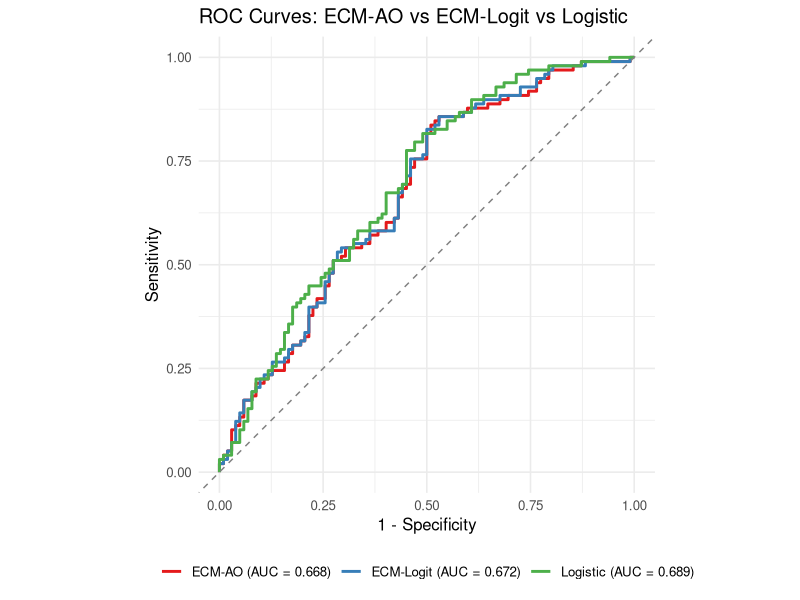

Reproduce this figure in R.
## ============================================================
## Robustness under Model Misspecification:
## True data = 2D Beta mixture; Estimation assumes Gaussian mixture
## ============================================================

set.seed(2025)
suppressPackageStartupMessages({
  library(mvtnorm)
  library(stats)
  library(pROC)
  library(ggplot2)
  library(dplyr)
  library(RColorBrewer)
})

## =========================
## 0) Preparation: 2D Beta mixture + MAR missingness
## =========================

# ---- Parameters ----
n  <- 200           # sample size
d  <- 2             # dimension
pi <- c(0.5, 0.5)   # mixing proportions

# Two-component 2D Beta parameters (independent across coords), support in [0,1]^2
# component 1: mean ~ (0.375, 0.625), component 2: mean ~ (0.625, 0.375)
param1 <- list(alpha = c(3, 5), beta = c(5, 3))
param2 <- list(alpha = c(5, 3), beta = c(3, 5))

# numeric guard for [0,1]
clip01 <- function(x, eps = 1e-9) pmin(pmax(x, eps), 1 - eps)

# ---- Posterior probability under 2D Beta mixture (for margin only) ----
posterior_prob <- function(y, pi, param1, param2) {
  y <- clip01(y)
  d1 <- dbeta(y[1], param1$alpha[1], param1$beta[1]) *
    dbeta(y[2], param1$alpha[2], param1$beta[2])
  d2 <- dbeta(y[1], param2$alpha[1], param2$beta[1]) *
    dbeta(y[2], param2$alpha[2], param2$beta[2])
  f1 <- d1 * pi[1]; f2 <- d2 * pi[2]
  f1 / (f1 + f2)
}

# ---- Margin confidence function ----
margin_conf <- function(y) {
  tau1 <- posterior_prob(y, pi, param1, param2)
  abs(2 * tau1 - 1)
}

# ---- Generate data with margin confidence in [0, 0.6] (hard set) ----
sample_data <- function(n, pi, param1, param2) {
  out <- matrix(NA_real_, nrow = 0, ncol = 3)
  while (nrow(out) < n) {
    z <- sample(1:2, 1, prob = pi)
    if (z == 1) {
      y1 <- rbeta(1, param1$alpha[1], param1$beta[1])
      y2 <- rbeta(1, param1$alpha[2], param1$beta[2])
    } else {
      y1 <- rbeta(1, param2$alpha[1], param2$beta[1])
      y2 <- rbeta(1, param2$alpha[2], param2$beta[2])
    }
    y  <- clip01(c(y1, y2))
    mc <- margin_conf(y)
    if (mc >= 0 && mc <= 0.6) out <- rbind(out, c(y, z))
  }
  colnames(out) <- c("x1","x2","label")
  as.data.frame(out)
}

# Generate
data    <- sample_data(n, pi, param1, param2)
data$mc <- apply(data[, c("x1","x2")], 1, margin_conf)

# ---- Aranda–Ordaz missingness (asymmetric form) ----
ao_inv <- function(eta, lambda) {
  q <- 1 - (1 + lambda * exp(eta))^(-1/lambda)
  pmin(pmax(q, 1e-12), 1 - 1e-12)
}
q_aranda_ordaz <- function(delta2, alpha0, alpha1, lambda) ao_inv(alpha0 + alpha1 * delta2, lambda)
calibrate_alpha0 <- function(delta2, alpha1, lambda, target) {
  f <- function(a0) mean(q_aranda_ordaz(delta2, a0, alpha1, lambda)) - target
  uniroot(f, c(-50, 50))$root
}

delta2 <- data$mc^2
lambda0 <- 2
alpha1_0 <- -6
target_missing <- 0.7
alpha0_0 <- calibrate_alpha0(delta2, alpha1_0, lambda0, target_missing)
q_miss <- q_aranda_ordaz(delta2, alpha0_0, alpha1_0, lambda0)

# ---- Store true labels & apply missingness ----
data$label_true    <- as.integer(data$label)
data$label_missing <- rbinom(nrow(data), 1, q_miss)
data$q_miss        <- q_miss
data$label[data$label_missing == 1] <- NA_integer_  # observed labels with NA

## =========================
## 1) Building blocks for ECM (Gaussian assumption)
## =========================

# Vectorized MVN density
dmvprod <- function(Y, mu, Sigma) mvtnorm::dmvnorm(Y, mean = mu, sigma = Sigma)

# Responsibilities and margin delta (K=2)
compute_tau_delta <- function(Y, pis, mus, Sigmas) {
  f1 <- dmvprod(Y, mus[[1]], Sigmas[[1]]) * pis[1]
  f2 <- dmvprod(Y, mus[[2]], Sigmas[[2]]) * pis[2]
  denom <- pmax(f1 + f2, 1e-300)
  tau1 <- f1 / denom
  tau2 <- f2 / denom
  delta <- abs(2 * tau1 - 1)
  list(tau = cbind(tau1, tau2), delta = delta)
}

# Incomplete-data log-likelihood for mixture
ig_loglik <- function(Y, pis, mus, Sigmas, z_obs) {
  f1 <- dmvprod(Y, mus[[1]], Sigmas[[1]]) * pis[1]
  f2 <- dmvprod(Y, mus[[2]], Sigmas[[2]]) * pis[2]
  ll <- numeric(nrow(Y))
  obs_id <- which(!is.na(z_obs))
  mis_id <- which(is.na(z_obs))
  if (length(obs_id) > 0) {
    k1 <- which(z_obs[obs_id] == 1)
    k2 <- which(z_obs[obs_id] == 2)
    if (length(k1) > 0) ll[obs_id[k1]] <- log(pmax(f1[obs_id[k1]], 1e-300))
    if (length(k2) > 0) ll[obs_id[k2]] <- log(pmax(f2[obs_id[k2]], 1e-300))
  }
  if (length(mis_id) > 0) ll[mis_id] <- log(pmax(f1[mis_id] + f2[mis_id], 1e-300))
  sum(ll)
}

# AO-link NLL for alpha
miss_negloglik_alpha <- function(par_alpha, delta2, m, lambda) {
  q <- ao_inv(par_alpha[1] + par_alpha[2] * delta2, lambda)
  -sum((1 - m)*log(1 - q) + m*log(q))
}

## ---- pack/unpack theta for CM1 ----
pack_theta <- function(pis, mus, Sigmas) {
  d <- length(mus[[1]])
  s <- qlogis(pis[1])  # pis[2] = 1 - pis[1]
  L1 <- chol(Sigmas[[1]]); L2 <- chol(Sigmas[[2]])
  L1v <- c(L1[lower.tri(L1, diag = TRUE)])
  L2v <- c(L2[lower.tri(L2, diag = TRUE)])
  log_diag <- function(Lv) { idx <- cumsum(1:d); Lv[idx] <- log(Lv[idx]); Lv }
  c(s, mus[[1]], mus[[2]], log_diag(L1v), log_diag(L2v))
}

unpack_theta <- function(theta_vec, d) {
  s <- theta_vec[1]; off <- 2
  mu1 <- theta_vec[off:(off+d-1)]; off <- off + d
  mu2 <- theta_vec[off:(off+d-1)]; off <- off + d
  Llen <- d*(d+1)/2
  L1v <- theta_vec[off:(off+Llen-1)]; off <- off + Llen
  L2v <- theta_vec[off:(off+Llen-1)]
  toL <- function(Lv) {
    L <- matrix(0, d, d)
    L[lower.tri(L, diag = TRUE)] <- Lv
    for (i in 1:d) L[i,i] <- exp(L[i,i])
    L
  }
  L1 <- toL(L1v); L2 <- toL(L2v)
  S1 <- L1 %*% t(L1); S2 <- L2 %*% t(L2)
  pi1 <- plogis(s); list(pis = c(pi1, 1 - pi1), mus = list(mu1, mu2), Sigmas = list(S1, S2))
}

# Joint objective (CM1): -(ig_loglik + ll_miss) w.r.t theta (AO link)
joint_negloglik_theta <- function(theta_vec, Y, z_obs, m, alpha0, alpha1, lambda) {
  d <- ncol(Y)
  pars <- unpack_theta(theta_vec, d)
  comp <- compute_tau_delta(Y, pars$pis, pars$mus, pars$Sigmas)
  tau <- comp$tau; delta <- comp$delta
  if (any(m == 0L)) {
    tau[cbind(which(m == 0L), z_obs[m == 0L])] <- 1
    tau[cbind(which(m == 0L), 3 - z_obs[m == 0L])] <- 0
  }
  ll_ig <- ig_loglik(Y, pars$pis, pars$mus, pars$Sigmas, z_obs)
  q_now <- ao_inv(alpha0 + alpha1 * (delta^2), lambda)
  ll_miss <- sum((1 - m)*log(1 - q_now) + m*log(q_now))
  -(ll_ig + ll_miss)
}

## =========================
## 2) ECM with strict CM1 + lambda estimation (AO link)
## =========================
ECM_GMM_MAR <- function(Y, z_obs, lambda_init = 0.5, estimate_lambda = TRUE,
                        max_iter = 200, tol = 1e-6, ridge = 1e-6, verbose = TRUE) {
  n <- nrow(Y); d <- ncol(Y); K <- 2; stopifnot(K == 2)
  m <- ifelse(is.na(z_obs), 1L, 0L)  # 1=missing, 0=observed
  
  # init via kmeans
  km <- kmeans(Y, centers = K, nstart = 10)
  pis <- as.numeric(table(km$cluster) / n)
  mus <- list(colMeans(Y[km$cluster == 1, , drop = FALSE]),
              colMeans(Y[km$cluster == 2, , drop = FALSE]))
  Sigmas <- list(cov(Y[km$cluster == 1, , drop = FALSE]) + diag(ridge, d),
                 cov(Y[km$cluster == 2, , drop = FALSE]) + diag(ridge, d))
  
  # init missingness params
  lambda <- lambda_init
  comp0 <- compute_tau_delta(Y, pis, mus, Sigmas); delta2 <- comp0$delta^2
  alpha1 <- -4; target <- mean(m)
  cal_fn <- function(a0) mean(ao_inv(a0 + alpha1*delta2, lambda)) - target
  alpha0 <- tryCatch(uniroot(cal_fn, c(-50, 50))$root, error = function(e) 0)
  
  loglik_trace <- numeric(max_iter)
  for (t in 1:max_iter) {
    comp <- compute_tau_delta(Y, pis, mus, Sigmas)
    delta2 <- comp$delta^2
    
    # CM1: strict joint update of mixture theta
    theta0 <- pack_theta(pis, mus, Sigmas)
    opt_theta <- optim(
      par = theta0,
      fn = joint_negloglik_theta,
      Y = Y, z_obs = z_obs, m = m, alpha0 = alpha0, alpha1 = alpha1, lambda = lambda,
      method = "BFGS", control = list(maxit = 300, reltol = 1e-7)
    )
    pars_upd <- unpack_theta(opt_theta$par, d)
    pis <- pars_upd$pis; mus <- pars_upd$mus; Sigmas <- pars_upd$Sigmas
    
    # update (alpha, lambda)
    comp <- compute_tau_delta(Y, pis, mus, Sigmas); delta2 <- comp$delta^2
    opt_alpha <- optim(par = c(alpha0, alpha1), fn = miss_negloglik_alpha,
                       delta2 = delta2, m = m, lambda = lambda,
                       method = "BFGS", control = list(maxit = 300))
    alpha0_new <- opt_alpha$par[1]; alpha1_new <- opt_alpha$par[2]
    
    if (estimate_lambda) {
      prof_fn_t <- function(tval) {
        lmb <- exp(tval)
        op <- optim(c(alpha0_new, alpha1_new), miss_negloglik_alpha,
                    delta2 = delta2, m = m, lambda = lmb,
                    method = "BFGS", control = list(maxit = 300))
        op$value
      }
      grid_t <- seq(log(0.05), log(8), length.out = 31)
      vals <- sapply(grid_t, prof_fn_t)
      t0 <- grid_t[which.min(vals)]
      opt_t <- optimize(prof_fn_t, c(t0 - 1, t0 + 1))
      lambda <- exp(opt_t$minimum)
      
      opt_alpha <- optim(par = c(alpha0_new, alpha1_new), miss_negloglik_alpha,
                         delta2 = delta2, m = m, lambda = lambda,
                         method = "BFGS", control = list(maxit = 300))
      alpha0_new <- opt_alpha$par[1]; alpha1_new <- opt_alpha$par[2]
    }
    
    alpha0 <- alpha0_new; alpha1 <- alpha1_new
    
    # loglik
    ll_ig <- ig_loglik(Y, pis, mus, Sigmas, z_obs)
    q_now <- ao_inv(alpha0 + alpha1*delta2, lambda)
    ll_miss <- sum((1 - m)*log(1 - q_now) + m*log(q_now))
    loglik_trace[t] <- ll_ig + ll_miss
    
    if (verbose && (t %% 5 == 0)) {
      message(sprintf("AO Iter %d | loglik = %.4f | lambda = %.4f | alpha=(%.4f, %.4f) | pi=(%.3f, %.3f)",
                      t, loglik_trace[t], lambda, alpha0, alpha1, pis[1], pis[2]))
    }
    if (t > 1 && abs(loglik_trace[t] - loglik_trace[t-1]) < tol) {
      loglik_trace <- loglik_trace[1:t]; break
    }
  }
  
  comp <- compute_tau_delta(Y, pis, mus, Sigmas)
  list(pis = pis, mus = mus, Sigmas = Sigmas,
       alpha = c(alpha0 = alpha0, alpha1 = alpha1),
       lambda = lambda, tau = comp$tau, delta = comp$delta,
       loglik = loglik_trace)
}

## =========================
## 2b) ECM with strict CM1 (Logit link for missingness)
## =========================

logistic_inv <- function(eta) pmin(pmax(1/(1+exp(-eta)), 1e-12), 1 - 1e-12)
miss_negloglik_alpha_logit <- function(par_alpha, delta2, m) {
  q <- logistic_inv(par_alpha[1] + par_alpha[2]*delta2)
  -sum((1 - m)*log(1 - q) + m*log(q))
}
joint_negloglik_theta_logit <- function(theta_vec, Y, z_obs, m, alpha0, alpha1) {
  d <- ncol(Y); pars <- unpack_theta(theta_vec, d)
  comp <- compute_tau_delta(Y, pars$pis, pars$mus, pars$Sigmas)
  tau <- comp$tau; delta <- comp$delta
  if (any(m == 0L)) {
    tau[cbind(which(m == 0L), z_obs[m == 0L])] <- 1
    tau[cbind(which(m == 0L), 3 - z_obs[m == 0L])] <- 0
  }
  ll_ig <- ig_loglik(Y, pars$pis, pars$mus, pars$Sigmas, z_obs)
  q_now <- logistic_inv(alpha0 + alpha1*(delta^2))
  ll_miss <- sum((1 - m)*log(1 - q_now) + m*log(q_now))
  -(ll_ig + ll_miss)
}
ECM_GMM_MAR_LOGIT <- function(Y, z_obs,
                              max_iter = 200, tol = 1e-6, ridge = 1e-6, verbose = TRUE) {
  n <- nrow(Y); d <- ncol(Y); K <- 2; stopifnot(K == 2)
  m <- ifelse(is.na(z_obs), 1L, 0L)
  km <- kmeans(Y, centers = K, nstart = 10)
  pis <- as.numeric(table(km$cluster) / n)
  mus <- list(colMeans(Y[km$cluster == 1, , drop = FALSE]),
              colMeans(Y[km$cluster == 2, , drop = FALSE]))
  Sigmas <- list(cov(Y[km$cluster == 1, , drop = FALSE]) + diag(ridge, d),
                 cov(Y[km$cluster == 2, , drop = FALSE]) + diag(ridge, d))
  
  comp0 <- compute_tau_delta(Y, pis, mus, Sigmas); delta2 <- comp0$delta^2
  alpha1 <- -4; target <- mean(m)
  cal_fn <- function(a0) mean(logistic_inv(a0 + alpha1*delta2)) - target
  alpha0 <- tryCatch(uniroot(cal_fn, c(-50, 50))$root, error = function(e) 0)
  
  loglik_trace <- numeric(max_iter)
  for (t in 1:max_iter) {
    comp <- compute_tau_delta(Y, pis, mus, Sigmas); delta2 <- comp$delta^2
    theta0 <- pack_theta(pis, mus, Sigmas)
    opt_theta <- optim(theta0, joint_negloglik_theta_logit,
                       Y = Y, z_obs = z_obs, m = m, alpha0 = alpha0, alpha1 = alpha1,
                       method = "BFGS", control = list(maxit = 300, reltol = 1e-7))
    pars_upd <- unpack_theta(opt_theta$par, d)
    pis <- pars_upd$pis; mus <- pars_upd$mus; Sigmas <- pars_upd$Sigmas
    
    comp <- compute_tau_delta(Y, pis, mus, Sigmas); delta2 <- comp$delta^2
    opt_alpha <- optim(c(alpha0, alpha1), miss_negloglik_alpha_logit,
                       delta2 = delta2, m = m, method = "BFGS", control = list(maxit = 300))
    alpha0 <- opt_alpha$par[1]; alpha1 <- opt_alpha$par[2]
    
    ll_ig <- ig_loglik(Y, pis, mus, Sigmas, z_obs)
    q_now <- logistic_inv(alpha0 + alpha1*delta2)
    ll_miss <- sum((1 - m)*log(1 - q_now) + m*log(q_now))
    loglik_trace[t] <- ll_ig + ll_miss
    
    if (verbose && (t %% 5 == 0)) {
      message(sprintf("LOGIT Iter %d | loglik = %.4f | alpha=(%.4f, %.4f) | pi=(%.3f, %.3f)",
                      t, loglik_trace[t], alpha0, alpha1, pis[1], pis[2]))
    }
    if (t > 1 && abs(loglik_trace[t] - loglik_trace[t-1]) < tol) {
      loglik_trace <- loglik_trace[1:t]; break
    }
  }
  
  comp <- compute_tau_delta(Y, pis, mus, Sigmas)
  list(pis = pis, mus = mus, Sigmas = Sigmas, alpha = c(alpha0 = alpha0, alpha1 = alpha1),
       tau = comp$tau, delta = comp$delta, loglik = loglik_trace)
}

## =========================
## 3) Run ECMs and evaluate
## =========================
Y <- as.matrix(data[, c("x1","x2")])
z_obs <- data$label
z_true <- data$label_true
y_true01 <- as.integer(z_true == 1)

# ECM (AO link)
fit <- ECM_GMM_MAR(Y, z_obs, lambda_init = 0.5, estimate_lambda = TRUE,
                   max_iter = 500, tol = 1e-6, verbose = FALSE)
p_hat_ecm <- fit$tau[,1]
roc_ecm <- roc(response = y_true01, predictor = p_hat_ecm, quiet = TRUE)
auc_ecm <- as.numeric(auc(roc_ecm))

# ECM (Logit link)
fit_logit <- ECM_GMM_MAR_LOGIT(Y, z_obs, max_iter = 500, tol = 1e-6, verbose = FALSE)
p_hat_ecm_logit <- fit_logit$tau[,1]
roc_ecm_logit <- roc(response = y_true01, predictor = p_hat_ecm_logit, quiet = TRUE)
auc_ecm_logit <- as.numeric(auc(roc_ecm_logit))

# Logistic baseline (train on observed labels only)
obs_idx <- which(!is.na(data$label))
Y_train <- data[obs_idx, c("x1","x2")]
z_train <- factor(data$label_true[obs_idx], levels = c(1,2))
logit_model <- glm(z_train ~ x1 + x2, data = Y_train, family = binomial)
p_hat_logit <- predict(logit_model, newdata = data[, c("x1","x2")], type = "response")
roc_logit <- roc(response = y_true01, predictor = p_hat_logit, quiet = TRUE)
auc_logit <- as.numeric(auc(roc_logit))

# ---- metrics helpers ----
metrics_at_thr <- function(p_hat, y_true01, thr) {
  y_pred01 <- as.integer(p_hat >= thr)
  TP <- sum(y_pred01==1 & y_true01==1)
  TN <- sum(y_pred01==0 & y_true01==0)
  FP <- sum(y_pred01==1 & y_true01==0)
  FN <- sum(y_pred01==0 & y_true01==1)
  ACC <- (TP + TN) / length(y_true01)
  Precision <- ifelse((TP+FP)>0, TP/(TP+FP), NA)
  Recall <- ifelse((TP+FN)>0, TP/(TP+FN), NA)
  F1 <- ifelse(is.na(Precision)|is.na(Recall)|(Precision+Recall)==0, NA,
               2*Precision*Recall/(Precision+Recall))
  list(ACC=ACC, Precision=Precision, Recall=Recall, F1=F1,
       CM = matrix(c(TN, FP, FN, TP), nrow=2, byrow=TRUE,
                   dimnames=list('True' = c('Class0','Class1'), 'Pred' = c('Class0','Class1'))))
}

thr_fixed <- 0.5
thr_best_ecm       <- as.numeric(coords(roc_ecm, "best", best.method="youden", ret="threshold"))
thr_best_ecm_logit <- as.numeric(coords(roc_ecm_logit, "best", best.method="youden", ret="threshold"))
thr_best_logit     <- as.numeric(coords(roc_logit, "best", best.method="youden", ret="threshold"))

eps <- 1e-12
LogLoss <- function(p_hat, y01) -mean(y01*log(pmin(p_hat,1-eps)) + (1-y01)*log(pmin(1-p_hat,1-eps)))
Brier   <- function(p_hat, y01) mean((p_hat - y01)^2)

# ECM-AO metrics
m_fix_ecm  <- metrics_at_thr(p_hat_ecm, y_true01, thr_fixed)
m_best_ecm <- metrics_at_thr(p_hat_ecm, y_true01, thr_best_ecm)
LogLoss_ecm <- LogLoss(p_hat_ecm, y_true01)
Brier_ecm   <- Brier(p_hat_ecm, y_true01)

# ECM-Logit metrics
m_fix_ecm_logit  <- metrics_at_thr(p_hat_ecm_logit, y_true01, thr_fixed)
m_best_ecm_logit <- metrics_at_thr(p_hat_ecm_logit, y_true01, thr_best_ecm_logit)
LogLoss_ecm_logit <- LogLoss(p_hat_ecm_logit, y_true01)
Brier_ecm_logit   <- Brier(p_hat_ecm_logit, y_true01)

# Logistic metrics
m_fix_logit  <- metrics_at_thr(p_hat_logit, y_true01, thr_fixed)
m_best_logit <- metrics_at_thr(p_hat_logit, y_true01, thr_best_logit)
LogLoss_logit <- LogLoss(p_hat_logit, y_true01)
Brier_logit   <- Brier(p_hat_logit, y_true01)

cat("==== ECM (STRICT, AO missingness) Evaluation ====\n")
cat(sprintf("AUC : %.4f | LogLoss : %.4f | Brier : %.4f\n", auc_ecm, LogLoss_ecm, Brier_ecm))
cat(sprintf("[Youden best = %.3f] ACC=%.4f Precision=%.4f Recall=%.4f F1=%.4f\n\n",
            thr_best_ecm, m_best_ecm$ACC, m_best_ecm$Precision, m_best_ecm$Recall, m_best_ecm$F1))

cat("==== ECM (STRICT, Logit missingness) Evaluation ====\n")
cat(sprintf("AUC : %.4f | LogLoss : %.4f | Brier : %.4f\n", auc_ecm_logit, LogLoss_ecm_logit, Brier_ecm_logit))
cat(sprintf("[Youden best = %.3f] ACC=%.4f Precision=%.4f Recall=%.4f F1=%.4f\n\n",
            thr_best_ecm_logit, m_best_ecm_logit$ACC, m_best_ecm_logit$Precision, m_best_ecm_logit$Recall, m_best_ecm_logit$F1))

cat("==== Logistic Regression (ignoring missingness) Evaluation ====\n")
cat(sprintf("AUC : %.4f | LogLoss : %.4f | Brier : %.4f\n", auc_logit, LogLoss_logit, Brier_logit))
cat(sprintf("[Youden best = %.3f] ACC=%.4f Precision=%.4f Recall=%.4f F1=%.4f\n\n",
            thr_best_logit, m_best_logit$ACC, m_best_logit$Precision, m_best_logit$Recall, m_best_logit$F1))

## =========================
## 4) Combined ROC plot (all three methods)
## =========================
df_roc_ecm <- data.frame(
  fpr = 1 - roc_ecm$specificities,
  tpr = roc_ecm$sensitivities,
  Method = sprintf("ECM-AO (AUC = %.3f)", auc_ecm)
)
df_roc_ecm_logit <- data.frame(
  fpr = 1 - roc_ecm_logit$specificities,
  tpr = roc_ecm_logit$sensitivities,
  Method = sprintf("ECM-Logit (AUC = %.3f)", auc_ecm_logit)
)
df_roc_logit <- data.frame(
  fpr = 1 - roc_logit$specificities,
  tpr = roc_logit$sensitivities,
  Method = sprintf("Logistic (AUC = %.3f)", auc_logit)
)
df_roc_all <- bind_rows(df_roc_ecm, df_roc_ecm_logit, df_roc_logit)
cols <- brewer.pal(3, "Set1")

print(
  ggplot(df_roc_all, aes(x = fpr, y = tpr, color = Method)) +
    geom_path(linewidth = 1) +
    geom_abline(slope = 1, intercept = 0, linetype = "dashed", color = "grey50") +
    scale_color_manual(values = cols) +
    coord_equal() +
    labs(title = "ROC Curves: ECM-AO vs ECM-Logit vs Logistic",
         x = "1 - Specificity", y = "Sensitivity") +
    theme_minimal(base_size = 12) +
    theme(legend.position = "bottom", legend.title = element_blank())
)

## =========================
## 5) Summarize into comparison table (paper-ready)
## =========================
extract_metrics <- function(p_hat, y_true, roc_obj, thr_fixed = 0.5) {
  auc_val <- as.numeric(auc(roc_obj))
  eps <- 1e-12
  LogLoss <- -mean(y_true*log(pmax(p_hat, eps)) + (1-y_true)*log(pmax(1-p_hat, eps)))
  Brier <- mean((p_hat - y_true)^2)
  # fixed threshold
  y_pred_fix <- ifelse(p_hat >= thr_fixed, 1, 0)
  ACC_fix <- mean(y_pred_fix == y_true)
  Precision_fix <- sum(y_pred_fix==1 & y_true==1) / max(1, sum(y_pred_fix==1))
  Recall_fix <- sum(y_pred_fix==1 & y_true==1) / max(1, sum(y_true==1))
  F1_fix <- ifelse(Precision_fix+Recall_fix==0, NA, 2*Precision_fix*Recall_fix/(Precision_fix+Recall_fix))
  # optimal threshold (Youden)
  thr_opt <- as.numeric(coords(roc_obj, "best", best.method="youden", ret="threshold"))
  y_pred_opt <- ifelse(p_hat >= thr_opt, 1, 0)
  ACC_opt <- mean(y_pred_opt == y_true)
  Precision_opt <- sum(y_pred_opt==1 & y_true==1) / max(1, sum(y_pred_opt==1))
  Recall_opt <- sum(y_pred_opt==1 & y_true==1) / max(1, sum(y_true==1))
  F1_opt <- ifelse(Precision_opt+Recall_opt==0, NA, 2*Precision_opt*Recall_opt/(Precision_opt+Recall_opt))
  data.frame(
    AUC = auc_val, LogLoss = LogLoss, Brier = Brier,
    ACC_0.5 = ACC_fix, Precision_0.5 = Precision_fix, Recall_0.5 = Recall_fix, F1_0.5 = F1_fix,
    ACC_opt = ACC_opt, Precision_opt = Precision_opt, Recall_opt = Recall_opt, F1_opt = F1_opt,
    row.names = NULL
  )
}

metrics_ecm       <- extract_metrics(p_hat_ecm,       y_true01, roc_ecm)
metrics_ecm_logit <- extract_metrics(p_hat_ecm_logit, y_true01, roc_ecm_logit)
metrics_logit     <- extract_metrics(p_hat_logit,     y_true01, roc_logit)

result_table <- bind_rows(
  cbind(Method = "ECM (with missingness, AO link)",    metrics_ecm),
  cbind(Method = "ECM (with missingness, Logit link)", metrics_ecm_logit),
  cbind(Method = "Logistic (ignoring missingness)",    metrics_logit)
)

cat("\n==== Comparison Table (ECM-AO vs ECM-Logit vs Logistic) ====\n")
print(result_table)

## ===== (Optional) LaTeX table with AUC/LogLoss/Brier/ACC_opt =====
# latex_str <- sprintf("
# \\begin{table}[htbp]
# \\centering
# \\caption{Comparative performance under MAR missingness (2D Beta mixture).}
# \\label{tab:comp_beta_mar}
# \\begin{tabular}{lcccc}
# \\toprule
# Method & AUC & LogLoss & Brier & ACC$_{\\text{opt}}$ \\\\
# \\midrule
# ECM (AO link)        & %.3f & %.3f & %.3f & %.3f \\\\
# ECM (Logit link)     & %.3f & %.3f & %.3f & %.3f \\\\
# Logistic baseline    & %.3f & %.3f & %.3f & %.3f \\\\
# \\bottomrule
# \\end{tabular}
# \\end{table}
# ",
# metrics_ecm$AUC, metrics_ecm$LogLoss, metrics_ecm$Brier, metrics_ecm$ACC_opt,
# metrics_ecm_logit$AUC, metrics_ecm_logit$LogLoss, metrics_ecm_logit$Brier, metrics_ecm_logit$ACC_opt,
# metrics_logit$AUC, metrics_logit$LogLoss, metrics_logit$Brier, metrics_logit$ACC_opt)
# cat(latex_str)
